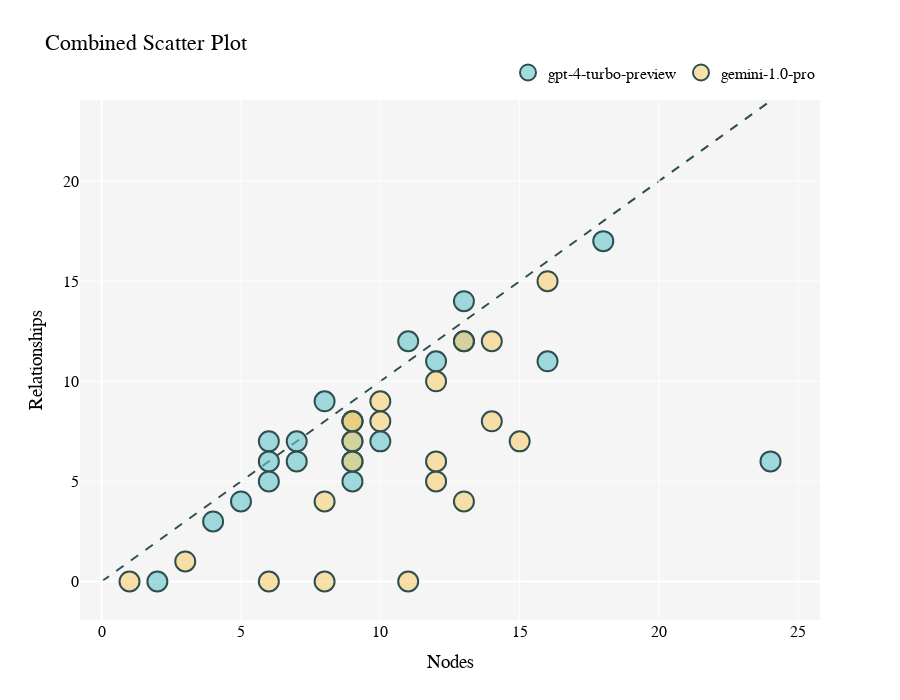

Notebook cell for this chart:
### Code cell
fig = go.Figure()

scatter_chat = go.Scatter(
    x=models_data['chat nodes'], y=models_data['chat rels'],
    mode='markers', name='gpt-4-turbo-preview',
    marker=dict(color='rgba(102, 197, 204, 0.6)', size=20, line=dict(width=2, color='DarkSlateGrey'))
)
fig.add_trace(scatter_chat)

# Add the second scatter plot with larger, more transparent dots, and a border
scatter_gemini = go.Scatter(
    x=models_data['gemini nodes'], y=models_data['gemini rels'],
    mode='markers', name='gemini-1.0-pro',
    marker=dict(color='rgba(246, 207, 113, 0.6)', size=20, line=dict(width=2, color='DarkSlateGrey'))
)
fig.add_trace(scatter_gemini)

min_val = min(min(models_data['chat nodes']), min(models_data['gemini nodes']),
              min(models_data['chat rels']), min(models_data['gemini rels']))
max_val = max(max(models_data['chat nodes']), max(models_data['gemini nodes']),
              max(models_data['chat rels']), max(models_data['gemini rels']))

# Add a diagonal line from (min_val, min_val) to (max_val, max_val)
fig.add_shape(
    type='line',
    x0=min_val, y0=min_val,
    x1=max_val, y1=max_val,
    line=dict(color='DarkSlateGrey', width=2, dash='dash'), layer='below'
)

# Update layout for better visualization
fig.update_layout(
    title='Combined Scatter Plot',
    xaxis_title='Nodes',
    yaxis_title='Relationships',
    showlegend=True,
    height=700,
    width=900, 
    plot_bgcolor='whitesmoke',
    font={'size':16, 'family':'Times New Roman', 'color':'black'},
    legend=dict(orientation="h", yanchor="bottom", y=1.02, xanchor="right", x=1)
)

# Show the plot
fig.show()

### Figure 1 — Plotly figure (JSON) as saved in the notebook; plotly's stock layout.template omitted (floating-point values rounded to 4 significant figures)
{"data": [{"marker": {"color": "rgba(102, 197, 204, 0.6)", "line": {"color": "DarkSlateGrey", "width": 2}, "size": 20}, "mode": "markers", "name": "gpt-4-turbo-preview", "x": [16.0, 9.0, 6.0, 24.0, 12.0, 7.0, 13.0, 13.0, 18.0, 11.0, 9.0, 7.0, 5.0, 9.0, 6.0, 4.0, 9.0, 10.0, 2.0, 8.0, 6.0, null], "y": [11.0, 5.0, 7.0, 6.0, 11.0, 6.0, 12.0, 14.0, 17.0, 12.0, 8.0, 7.0, 4.0, 7.0, 6.0, 3.0, 6.0, 7.0, 0.0, 9.0, 5.0, null], "type": "scatter"}, {"marker": {"color": "rgba(246, 207, 113, 0.6)", "line": {"color": "DarkSlateGrey", "width": 2}, "size": 20}, "mode": "markers", "name": "gemini-1.0-pro", "x": [10.0, 14.0, 15.0, 13.0, 8.0, 13.0, 9.0, 1.0, 6.0, 9.0, 11.0, 10.0, 3.0, 9.0, 9.0, 12.0, 8.0, 14.0, 12.0, 16.0, 12.0, null], "y": [9.0, 12.0, 7.0, 12.0, 4.0, 4.0, 7.0, 0.0, 0.0, 8.0, 0.0, 8.0, 1.0, 6.0, 8.0, 5.0, 0.0, 8.0, 6.0, 15.0, 10.0, null], "type": "scatter"}], "layout": {"shapes": [{"layer": "below", "line": {"color": "DarkSlateGrey", "dash": "dash", "width": 2}, "type": "line", "x0": 0.0, "x1": 24.0, "y0": 0.0, "y1": 24.0}], "font": {"size": 16, "family": "Times New Roman", "color": "black"}, "legend": {"orientation": "h", "yanchor": "bottom", "y": 1.02, "xanchor": "right", "x": 1}, "title": {"text": "Combined Scatter Plot"}, "xaxis": {"title": {"text": "Nodes"}}, "yaxis": {"title": {"text": "Relationships"}}, "showlegend": true, "height": 700, "width": 900, "plot_bgcolor": "whitesmoke"}}
